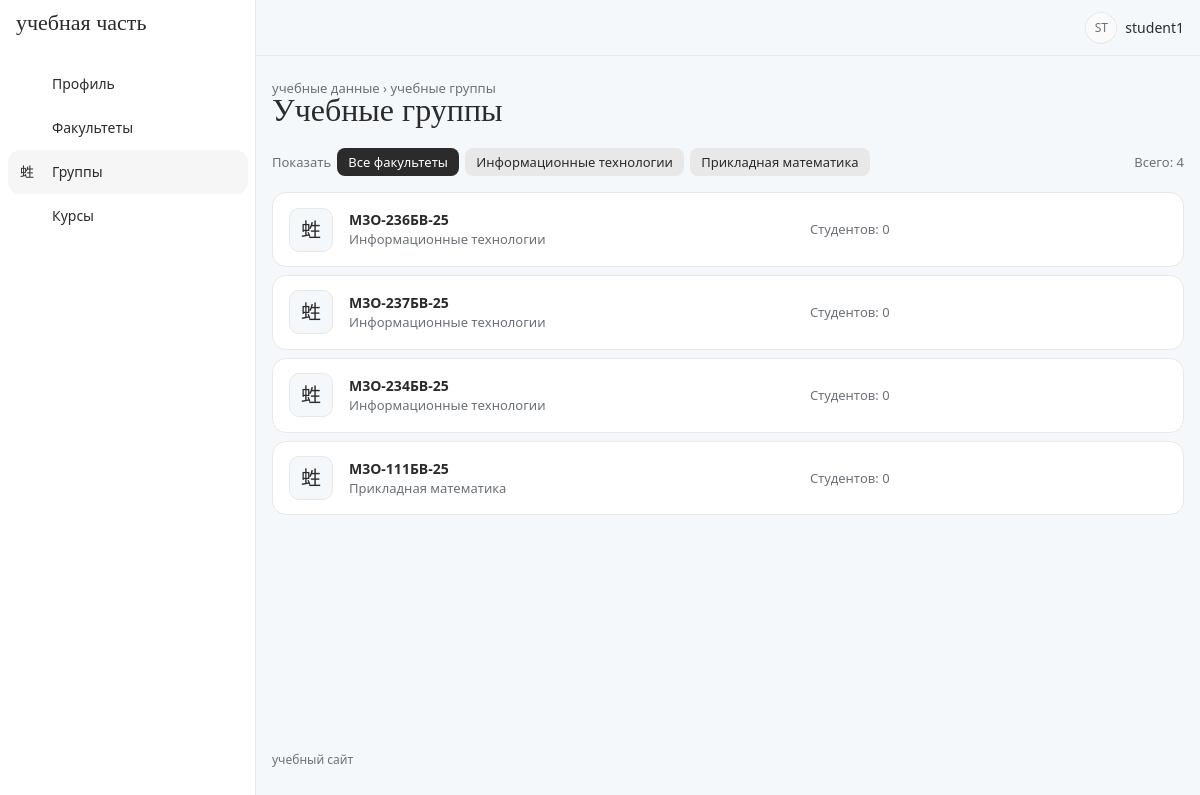
Screenshot of /groups/ (signed in) with the database file from the repository.
### accounts/models.py (models this page shows, shortened)
class Department(models.Model):
    name = models.CharField(max_length=200)

class AcademicGroup(models.Model):
    name = models.CharField(max_length=50)
    department = models.ForeignKey(
        Department,
        on_delete=models.CASCADE,
        related_name='groups')

### accounts/views.py (the view)
# urls.py: path('groups/', views.academic_group_list, name='academic_group_list'),
@login_required
def academic_group_list(request):
    groups = AcademicGroup.objects.select_related(
        'department'
    )
    department_id = request.GET.get('department', '')
    current_department = int(department_id) if department_id.isdigit() else None
    if current_department:
        groups = groups.filter(department_id=current_department)
    return render(
        request,
        'group_list.html',
        {
            'groups': groups,
            'departments': Department.objects.all(),
            'current_department': current_department,
            'is_methodist': is_methodist(
                request.user
            ),
        }
    )

### accounts/views.py (called while the page is built)
def is_methodist(user):
    return user.groups.filter(
        name='Методист'
    ).exists()

### templates/group_list.html (shortened to what this page needs)
{% extends 'base.html' %}
{% block pretitle %}<span class="crumbs"><a href="/profile/">учебные данные</a> › учебные группы</span>{% endblock %}
{% block page_title %}Учебные группы{% endblock %}
{% block content %}
<div class="filter-bar">
    <span class="text-secondary">Показать</span>
    <a href="?" class="filter-chip {% if not current_department %}active{% endif %}">Все факультеты</a>
    {% for department in departments %}
        <a href="?department={{ department.id }}" class="filter-chip {% if current_department == department.id %}active{% endif %}">{{ department.name }}</a>
    {% endfor %}
    <span class="filter-right text-secondary">Всего: {{ groups|length }}</span>
</div>
{% for group in groups %}
    <div class="list-row">
        <div class="list-row-icon"><i class="ti ti-users-group"></i></div>
        <div class="list-row-main">
            <div class="fw-bold">{{ group.name }}</div>
            <div class="list-row-sub">{{ group.department.name }}</div>
        </div>
        <div class="list-row-meta list-row-sub d-none d-md-block">
            Студентов: {{ group.students.count }}
        </div>
    </div>
{% endfor %}
{% endblock %}

### templates/base.html (shortened to what this page needs)
{% load static %}
<!DOCTYPE html>
<html lang="ru" data-bs-theme="light" data-bs-navbar-position="vertical">
<head>
    <link rel="stylesheet" href="{% static 'core/dist/css/tabler.min.css' %}">
    <link rel="stylesheet" href="{% static 'vendor/tabler-icons/tabler-icons.min.css' %}">
    <link rel="stylesheet" href="{% static 'css/theme.css' %}?=v3">
    <link rel="stylesheet" href="{% static 'css/style.css' %}?=v3">
</head>
<body>
<div class="page">
    <aside class="navbar navbar-vertical navbar-expand-lg">
        <div class="container-fluid">
            <a href="/profile/" class="navbar-brand text-reset">учебная часть</a>
            <div class="collapse navbar-collapse" id="sidebar-menu">
                <ul class="navbar-nav pt-lg-3">
                    <li class="nav-item {% if request.path == '/profile/' %}active{% endif %}">
                        <a class="nav-link" href="/profile/">
                            <span class="nav-link-icon"><i class="ti ti-user-circle"></i></span>
                            <span class="nav-link-title">Профиль</span>
                        </a>
                    </li>
                    <li class="nav-item {% if '/departments/' in request.path %}active{% endif %}">
                        <a class="nav-link" href="/departments/">
                            <span class="nav-link-icon"><i class="ti ti-building"></i></span>
                            <span class="nav-link-title">Факультеты</span>
                        </a>
                    </li>
                    <li class="nav-item {% if '/groups/' in request.path %}active{% endif %}">
                        <a class="nav-link" href="/groups/">
                            <span class="nav-link-icon"><i class="ti ti-users-group"></i></span>
                            <span class="nav-link-title">Группы</span>
                        </a>
                    </li>
                    <li class="nav-item {% if '/courses/' in request.path %}active{% endif %}">
                        <a class="nav-link" href="/courses/">
                            <span class="nav-link-icon"><i class="ti ti-book"></i></span>
                            <span class="nav-link-title">Курсы</span>
                        </a>
                    </li>
                </ul>
            </div>
        </div>
    </aside>
    <header class="navbar navbar-expand-md d-none d-lg-flex">
        <div class="container-xl">
            <div class="navbar-nav flex-row ms-auto align-items-center">
                <a href="?theme=dark" class="nav-link hide-theme-dark" title="Тёмная тема">
                    <i class="ti ti-moon fs-2 header-icon"></i>
                </a>
                {% if user.is_authenticated %}
                <div class="nav-item dropdown ms-3">
                    <a href="#" class="nav-link d-flex align-items-center gap-2 p-0" data-bs-toggle="dropdown">
                        <span class="avatar avatar-sm">{{ user.username|slice:":2"|upper }}</span>
                        <span>{{ user.username }}</span>
                    </a>
                </div>
                {% endif %}
            </div>
        </div>
    </header>
    <div class="page-wrapper">
        <div class="page-header">
            <div class="container-xl">
                <div class="row g-2 align-items-center">
                    <div class="col">
                        <div class="page-pretitle">{% block pretitle %}учебные данные{% endblock %}</div>
                        <h2 class="page-title">{% block page_title %}{% endblock %}</h2>
                    </div>
                </div>
            </div>
        </div>
        <div class="page-body">
            <div class="container-xl">
                {% block content %}{% endblock %}
            </div>
        </div>
        <footer class="footer footer-transparent">
            <div class="container-xl text-secondary">учебный сайт</div>
        </footer>
    </div>
</div>
</body>
</html>

### static/css/theme.css (style rules this page uses)
:root { --app-ice: #f5f8fa; --app-sky: #7eb5d6; --app-cloud: #e8e8e8; --app-charcoal: #2b2b2b; --app-ink: light-dark(#2b2b2b, #e8e8e8); --tblr-font-sans-serif: system-ui, 'Segoe UI', Roboto, Arial, sans-serif; --tblr-primary: #2b2b2b; --tblr-primary-rgb: 43, 43, 43; --tblr-body-bg: light-dark(#f5f8fa, #1f2225); --tblr-bg-surface: light-dark(#ffffff, #2b2b2b); --tblr-body-color: light-dark(#2b2b2b, #e8e8e8); --tblr-secondary: light-dark(#6b7176, #a7adb2); --tblr-border-color: light-dark(#e8e8e8, #3a3e42); --tblr-border-color-translucent: light-dark(#e8e8e8, #3a3e42); --tblr-border-radius: 12px; --tblr-border-radius-lg: 20px; }
h1, h2, h3, .page-title, .card-title, .empty-title, .navbar-brand { font-family: Georgia, 'Times New Roman', serif; font-weight: 500; }
.page-title { font-size: 2rem; }
.page-pretitle { text-transform: lowercase; letter-spacing: 0; font-size: .8125rem; }
.navbar-brand { font-size: 1.375rem; text-transform: lowercase; }
.navbar-vertical .nav-link { border-radius: 999px; }
.navbar-vertical .nav-item.active > .nav-link { background: color-mix(in srgb, var(--app-sky) 30%, transparent); }
.page > header.navbar { background: transparent; border-bottom: 0; }
.crumbs a { color: var(--tblr-secondary); }
.filter-bar { display: flex; flex-wrap: wrap; align-items: center; gap: .375rem; margin-bottom: 1rem; font-size: .8125rem; }
.filter-chip { padding: .3rem .7rem; border-radius: 8px; background: light-dark(var(--app-cloud), #3a3e42); color: var(--app-ink); }
.filter-chip.active { background: var(--app-ink); color: light-dark(#ffffff, var(--app-charcoal)); }
.filter-right { margin-left: auto; }
.list-row { display: flex; align-items: center; gap: 1rem; margin-bottom: .5rem; padding: .9rem 1rem; background: var(--tblr-bg-surface); border: 1px solid var(--tblr-border-color); border-radius: 14px; }
.list-row-icon { flex: none; width: 44px; height: 44px; display: grid; place-items: center; border-radius: 10px; background: var(--tblr-body-bg); border: 1px solid var(--tblr-border-color); font-size: 1.25rem; }
.list-row-main { flex: 1 1 40%; min-width: 0; }
.list-row-meta { flex: 1 1 30%; }
.list-row-sub { color: var(--tblr-secondary); font-size: .8125rem; }

### static/css/style.css (style rules this page uses)
.header-icon { color: var(--app-sky); }
.footer { font-size: .75rem; text-transform: lowercase; }

### rows the page displays
Department: name "Информационные технологии"
Department: name "Прикладная математика"
AcademicGroup: name "М3О-236БВ-25", department.name "Информационные технологии", students.count "0"
AcademicGroup: name "М3О-237БВ-25", department.name "Информационные технологии", students.count "0"
AcademicGroup: name "М3О-234БВ-25", department.name "Информационные технологии", students.count "0"
AcademicGroup: name "М3О-111БВ-25", department.name "Прикладная математика", students.count "0"

### other values shown
{{ user.username|slice:":2"|upper }} "ST"
{{ user.username }} "student1"
{{ groups|length }} "4"
